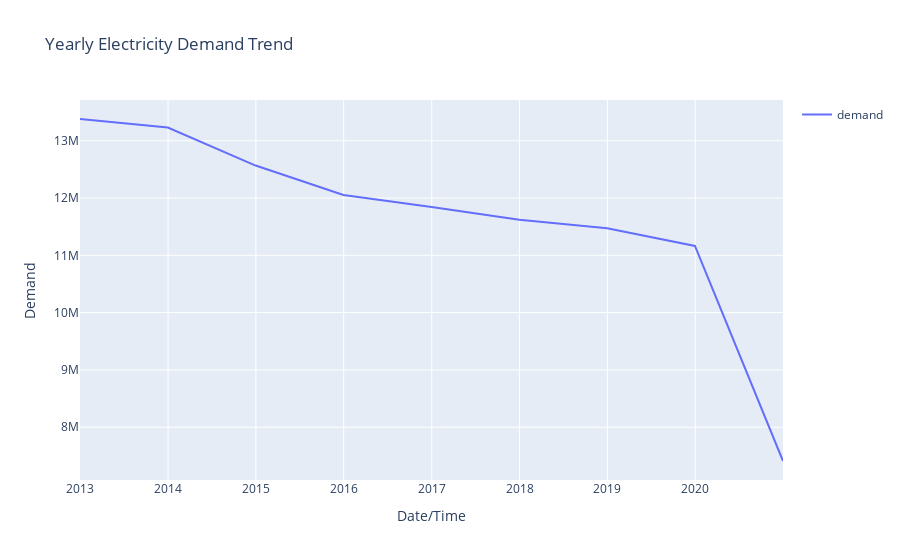
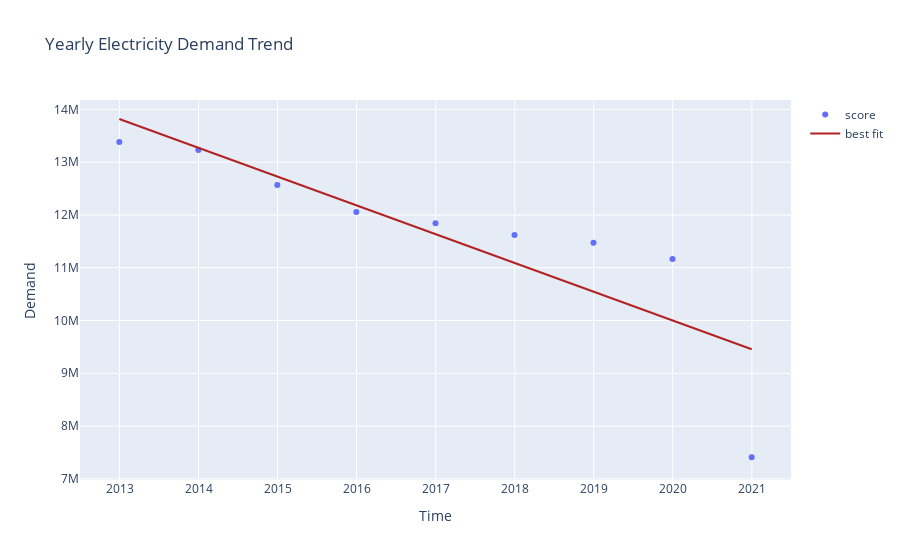

Source (notebook cell) for these figures, in order:
### Markdown cell above
#### Yearly Trend

### Code cell
YearlyDemand = pd.DataFrame(EDATSDataset.demand.resample('Y').sum())
label = "Yearly Electricity Demand Trend"
VisualizeTrend(YearlyDemand.demand, label)
ScatterPlotRegLine(YearlyDemand, label)

### Figure 1 — Plotly figure (JSON) as saved in the notebook; plotly's stock layout.template omitted (floating-point values rounded to 4 significant figures)
{"data": [{"mode": "lines", "name": "demand", "type": "scatter", "x": ["2012-12-31T00:00:00", "2013-12-31T00:00:00", "2014-12-31T00:00:00", "2015-12-31T00:00:00", "2016-12-31T00:00:00", "2017-12-31T00:00:00", "2018-12-31T00:00:00", "2019-12-31T00:00:00", "2020-12-31T00:00:00"], "y": [13379431, 13229580, 12566901, 12054144, 11842037, 11619741, 11472353, 11162960, 7409516]}], "layout": {"showlegend": true, "title": {"text": "Yearly Electricity Demand Trend"}, "xaxis": {"title": {"text": "Date/Time"}}, "yaxis": {"title": {"text": "Demand"}}}}

### Figure 2 — Plotly figure (JSON) as saved in the notebook; plotly's stock layout.template omitted (floating-point values rounded to 4 significant figures)
{"data": [{"mode": "markers", "name": "score", "type": "scatter", "x": ["2012-12-31T00:00:00", "2013-12-31T00:00:00", "2014-12-31T00:00:00", "2015-12-31T00:00:00", "2016-12-31T00:00:00", "2017-12-31T00:00:00", "2018-12-31T00:00:00", "2019-12-31T00:00:00", "2020-12-31T00:00:00"], "y": [13379431, 13229580, 12566901, 12054144, 11842037, 11619741, 11472353, 11162960, 7409516]}, {"line": {"color": "firebrick", "width": 2}, "mode": "lines", "name": "best fit", "type": "scatter", "x": ["2012-12-31T00:00:00", "2013-12-31T00:00:00", "2014-12-31T00:00:00", "2015-12-31T00:00:00", "2016-12-31T00:00:00", "2017-12-31T00:00:00", "2018-12-31T00:00:00", "2019-12-31T00:00:00", "2020-12-31T00:00:00"], "y": [13820000.0, 13270000.0, 12730000.0, 12180000.0, 11640000.0, 11090000.0, 10550000.0, 10000000.0, 9456000.0]}], "layout": {"showlegend": true, "title": {"text": "Yearly Electricity Demand Trend"}, "xaxis": {"title": {"text": "Time"}}, "yaxis": {"title": {"text": "Demand"}}}}
